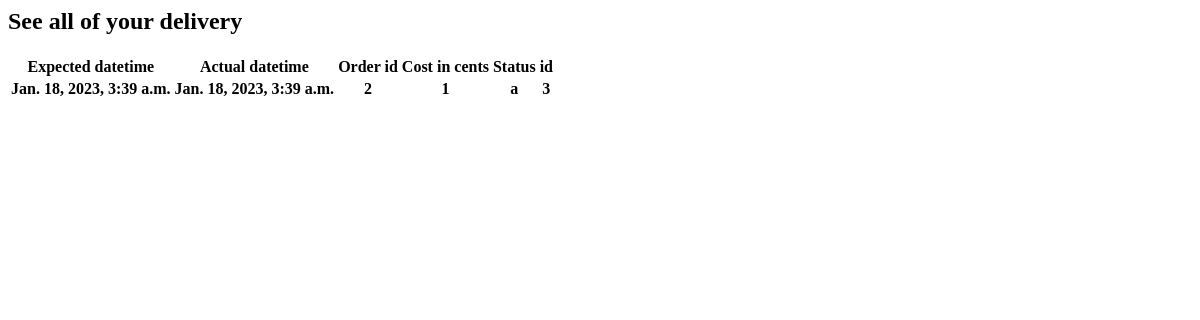
Before: /delivery/get_overview_deliveries/ (signed in) with the older database file.
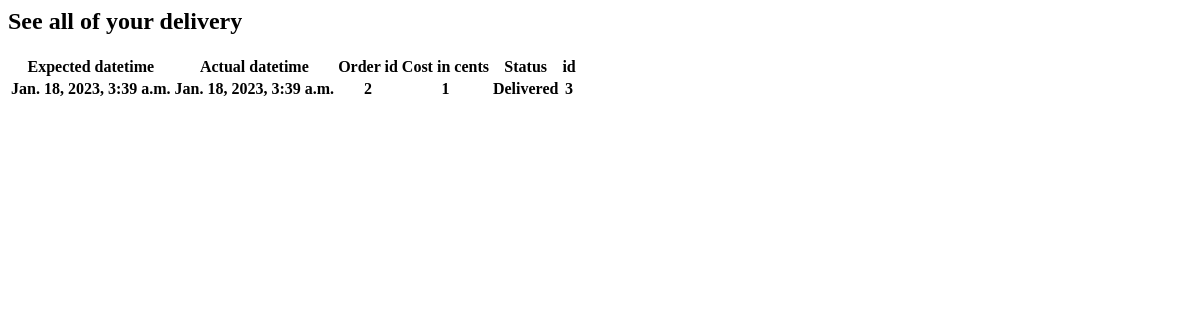
After: the same page with the newer database file.
### delivery/models.py (models this page shows)
class Delivery(models.Model):
    expected_delivery_datetime = models.DateTimeField('expected delivery date')
    actual_delivery_datetime = models.DateTimeField('actual delivery date')
    order_id = models.IntegerField(unique=True)
    cost_in_cents = models.IntegerField()
    status = models.CharField(max_length=10)
    id = models.IntegerField(unique=True, primary_key=True)

### delivery/views.py (the view)
# urls.py: path('get_overview_deliveries/',views.get_overview_deliveries,name='get_overview_deliveries')
def get_overview_deliveries(request):
    deliveries = request.user.delivery_driver.deliveries.all()
    return render(request,"get_overview_deliveries.html",{'deliveries':deliveries})

### delivery/templates/get_overview_deliveries.html
{% block content %}
<h2>See all of your delivery</h2>
<table>
    <thead>
      <tr>
        <th>Expected datetime</th>
        <th>Actual datetime</th>
        <th>Order id </th>
        <th>Cost in cents</th>
        <th>Status </th>
        <th>id     </th>
      </tr>
    </thead>
    <tbody>
      {% for delivery in deliveries%}
        <tr>
            <th>{{ delivery.expected_delivery_datetime }}</th>
            <th>{{ delivery.actual_delivery_datetime }}</th>
            <th>{{ delivery.order_id }}</th>
            <th>{{ delivery.cost_in_cents }}</th>
            <th>{{ delivery.status }}</th>
            <th>{{ delivery.id }}</th>
        </tr>
      {% endfor %}
    </tbody>
  </table>
{% endblock %}

Changed rows visible on the page:
changed Delivery id 3: status "a" → "Delivered"
